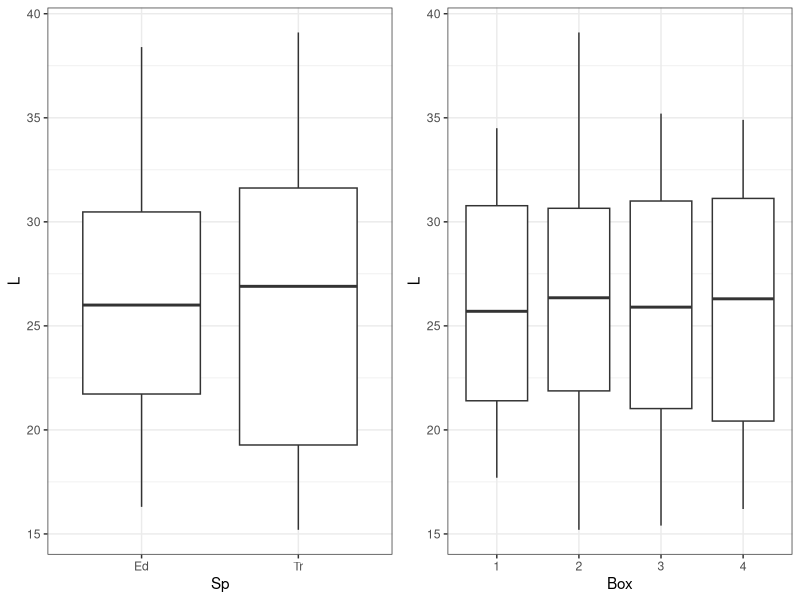
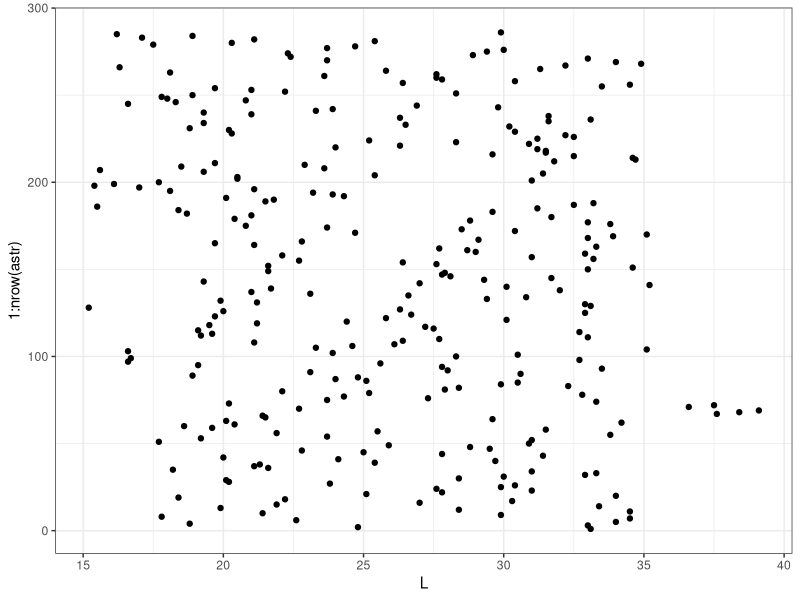
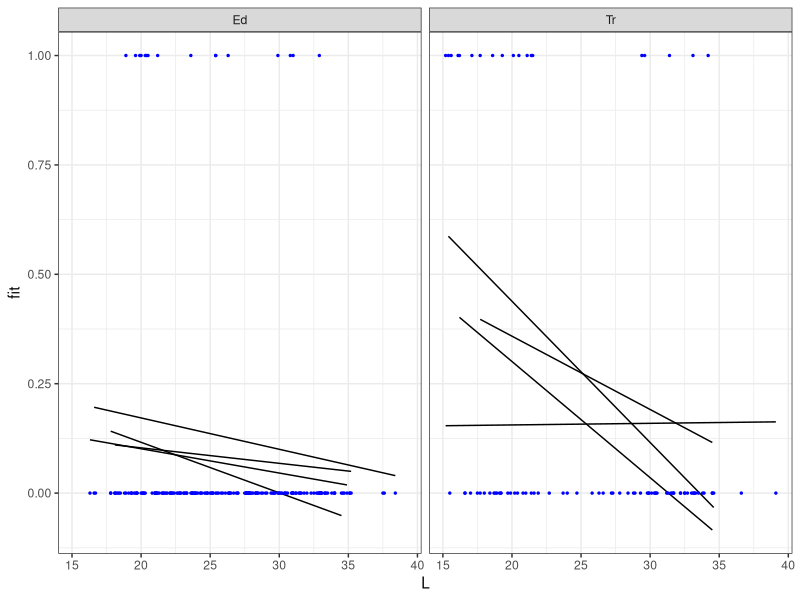
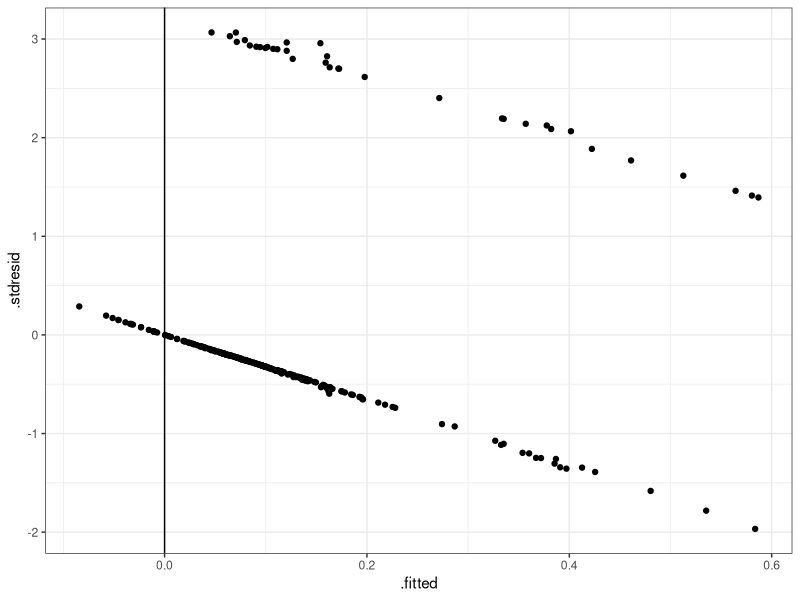
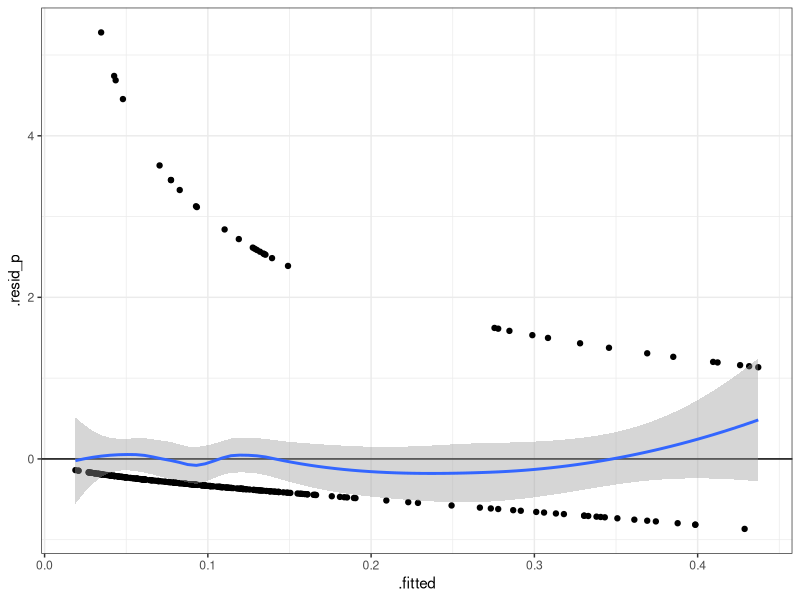
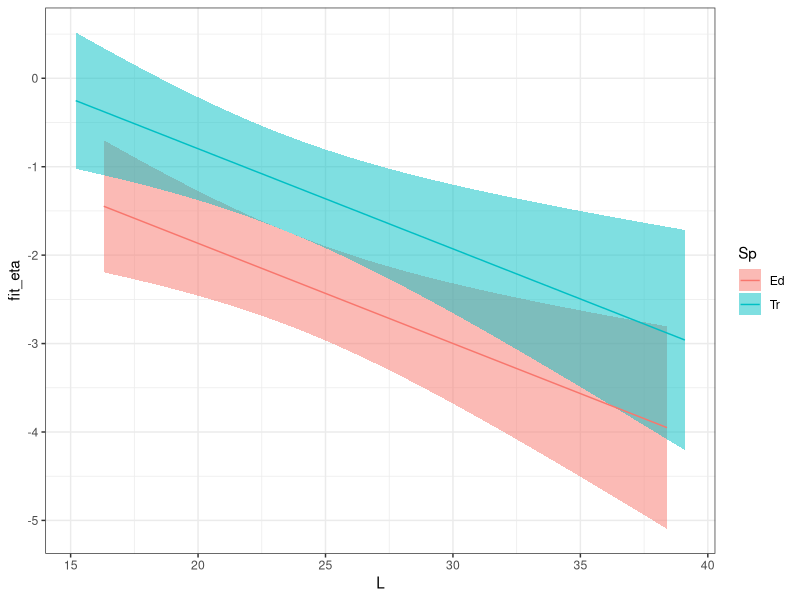
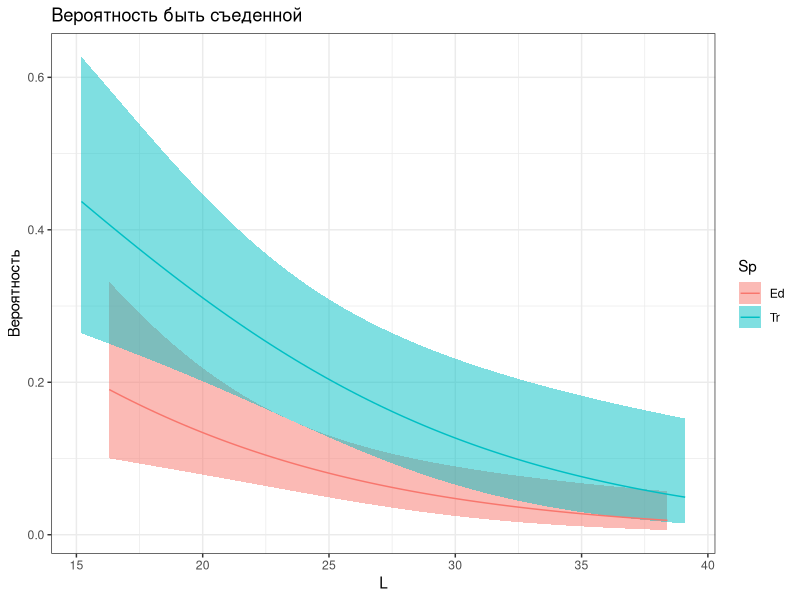

Source code (R) for these figures, in order:
# Модели с  бинарным откликом
# В.М. Хайтов, к.б.н.
# Биологический факультет, СПбГУ

# чтобы избежать scientific notation
options(scipen = 6, digits = 3)

# ## Бинарные переменные вокруг нас  ######

# ## Пример -- морские звезды и мидии ######

# ## Различают ли морские звезды два вида мидий?
# Ценные промысловые моллюски, атлантические мидии, обитают в Белом море, но недавно туда вселились мидии другого вида -- тихоокеанские мидии.
# Вселенец имеет меньшую промысловую значимость и важно понять, что регулирует их численность. Наиболее значимый фактор -- это морские звезды, питающиеся мидиями.
# - Различают ли морские звезды два вида мидий?
# - Различают ли хищники мидий разных размеров?
# Данные: Khaitov et al, 2018
# Морских звезд вместе с мидиями двух видов сажали в контейнеры. Через четыре дня совместного существования с хищником регистрировали состояние мидий.
# Зависимая переменная:
# - `Outcome` -- состояние мидий
# ("eaten" -- съедена, "not_eaten" -- живая )
# Предикторы в фокусе исследования:
# - `Sp` -- вид мидий
# ("Ed" -- коренной вид, "Tr"\ -- вселенец),
# - `L` -- размер мидий (мм).
# Ковариата:
# - `Box` -- номер контейнера. Этот фактор нас не интересует, но его нельзя не учитывать.

# ## Читаем данные
astr <- read.csv('data/aster_mussel.csv', header = TRUE)
head(astr)

# Номер экспериментального контейнера закодирован числами,
# поэтому превращаем его в фактор.
astr$Box <- factor(astr$Box)

# Нет ли пропущенных значений?
colSums(is.na(astr))

# Каковы объемы выборок?
table(astr$Box)

# ## Нет ли коллинеарности
library(cowplot); library(ggplot2); theme_set(theme_bw())

Pl_Sp <- ggplot(astr, aes(x = Sp, y = L)) + geom_boxplot()
Pl_Box <- ggplot(astr, aes(x = Box, y = L)) + geom_boxplot()
plot_grid(Pl_Sp, Pl_Box, ncol = 2)

# ## Есть ли выбросы?
ggplot(astr, aes(y = 1:nrow(astr))) + geom_point(aes(x = L) )

# Бинарную переменную надо перекодировать в виде нулей и единиц:
astr$Out <- ifelse(test = astr$Outcome == 'eaten', yes = 1,  no = 0)

# ## Простой линейной регрессией не обойтись  ######

mod_norm <- glm(Out ~ Sp * L * Box, data = astr)

# ## Посмотрим что получилось
library(dplyr)
new_data <- astr %>% group_by(Sp, Box)%>%
  do(data.frame(L = seq(min(.$L), max(.$L), length.out = 100)))
new_data$fit <- predict(mod_norm, newdata = new_data) # Предсказанные значения
ggplot(new_data, aes(x = L, y = fit)) +
  geom_line(aes(group = Box)) + facet_wrap(~ Sp, ncol = 2) +
  geom_point(data = astr, aes(x = L, y = Out), size = 0.5, color = 'blue')

# ## Диагностика модели
mod_norm_diag <- fortify(mod_norm)
ggplot(mod_norm_diag, aes(x = .fitted, y = .stdresid)) +
  geom_point() + geom_vline(xintercept = 0)

# Простая линейная модель **категорически не годится**!

# ## Логистическая кривая  ######

# ## Шансы и логиты  ######

# ## Немного алгебры: Логиты в качестве зависимой переменной  ######

# ## Вернемся к морским звездам и мидиям  ######

# ## GLM с биномиальным распределением отклика
mod <- glm(Out ~ Sp*L*Box, family = binomial(link = 'logit'), data = astr)

# ## Анализ девиансы для полной модели
library(car)
Anova(mod)

# Эту модель можно упростить!
# ## Упрощение модели: Шаг 1
drop1(mod, test = 'Chi')
mod2 <- update(mod, . ~ . - Sp:L:Box)

# ## Упрощение модели: Шаг 2
drop1(mod2, test = 'Chi')
mod3 <- update(mod2, . ~ . - Sp:L)

# ## Упрощение модели: Шаг 3
drop1(mod3, test = 'Chi')
mod4 <- update(mod3, . ~ . - L:Box)

# ## Упрощение модели: Шаг 4
drop1(mod4, test = 'Chi')
mod5 <- update(mod4, . ~ . - Sp:Box)

# ## Упрощение модели: Шаг 5
drop1(mod5, test = 'Chi')
mod6 <- update(mod5, . ~ . - Box)

# ## Упрощение модели: Шаг 6
drop1(mod6, test = 'Chi')

# Больше никаких предикторов исключать нельзя: `mod6` -- финальная модель.

# ## AIC
AIC(mod, mod2, mod3, mod4, mod5, mod6)


# ## Смысл коэффициентов в моделях с бинарной переменной отклика  ######

# ## Что за модель мы построили?
summary(mod6)
# ## Трактуем коэффициенты модели

# ## Диагностика модели с бинарным откликом ######

# ## Условия применимости GLM с бинарной переменной-откликом
#
# - Случайность и независимость наблюдений.
# - Линейность связи переменной отклика с предиктором (с учетом связывающей функции).
# - Отсутствие сверхдисперсии (форма связи среднего с дисперсией должна быть как у величины с биномиальным распределением).
# - Отсутствие коллинеарности предикторов.
#
# ## Линейность связи
mod6_diag <- data.frame(.fitted = fitted(mod6, type = 'response'),
                         .resid_p = resid(mod6, type = 'pearson'))
ggplot(mod6_diag, aes(y = .resid_p, x = .fitted)) + geom_point() +
  geom_hline(yintercept = 0) +  geom_smooth(method = 'loess')

# ## Проверка на сверхдисперсию

# ## Еще раз смотрим на результаты
summary(mod6)
# Важная строчка
# (Dispersion parameter for binomial family taken to be 1)

# ## Проверка на сверхдисперсию

# Используем предложенную Беном Болкером функцию проверки на сверхдисперсию,
# Функция для проверки наличия сверхдисперсии в модели (автор Ben Bolker)
# http://bbolker.github.io/mixedmodels-misc/glmmFAQ.html
# Код модифицирован для работы с моделями, подобранными MASS::glm.nb()
overdisp_fun <- function(model) {
    rdf <- df.residual(model)  # Число степеней свободы N - p
    if (inherits(model, 'negbin')) rdf <- rdf - 1 ## учитываем k в NegBin GLMM
    rp <- residuals(model,type='pearson') # Пирсоновские остатки
    Pearson.chisq <- sum(rp^2) # Сумма квадратов остатков, подчиняется Хи-квадрат распределению
    prat <- Pearson.chisq/rdf  # Отношение суммы квадратов остатков к числу степеней свободы
    pval <- pchisq(Pearson.chisq, df=rdf, lower.tail=FALSE) # Уровень значимости
    c(chisq=Pearson.chisq,ratio=prat,rdf=rdf,p=pval)        # Вывод результатов
}
overdisp_fun(mod6)

# ## Визуализация модели  ######

# ## Данные для предсказаний
library(dplyr)
new_data <- astr %>% group_by(Sp)%>%
  do(data.frame(L = seq(min(.$L), max(.$L), length.out = 100)))

# ## Предсказания модели при помощи операций с матрицами

# Модельная матрица и коэффициенты
X <- model.matrix(~ Sp + L, data =  new_data)
b <- coef(mod6)
# Предсказанные значения и стандартные ошибки...
# ...в масштабе функции связи (логит)
new_data$fit_eta <- X %*% b
new_data$se_eta <- sqrt(diag(X %*% vcov(mod6) %*% t(X)))
# ...в масштабе отклика (применяем функцию, обратную функции связи)
logit_back <- function(x) exp(x)/(1 + exp(x)) # обратная логит-трансформация
new_data$fit_pi <- logit_back(new_data$fit_eta)
new_data$lwr <- logit_back(new_data$fit_eta - 2 * new_data$se_eta)
new_data$upr <- logit_back(new_data$fit_eta + 2 * new_data$se_eta)

head(new_data, 2)

# ## Визуализация в шкале логитов
ggplot(new_data, aes(x = L, y = fit_eta, fill = Sp)) +
  geom_ribbon(aes(ymin = fit_eta - 2 * se_eta,
                  ymax = fit_eta + 2 * se_eta),
              alpha = 0.5) +
  geom_line(aes(color = Sp))

# ## Визуализация в шкале вероятностей интуитивно понятнее
ggplot(new_data, aes(x = L, y = fit_pi, fill = Sp)) +
  geom_ribbon(aes(ymin = lwr,
                  ymax = upr),
              alpha = 0.5) +
  geom_line(aes(color = Sp)) +
  labs(y='Вероятность', title = 'Вероятность быть съеденной')

